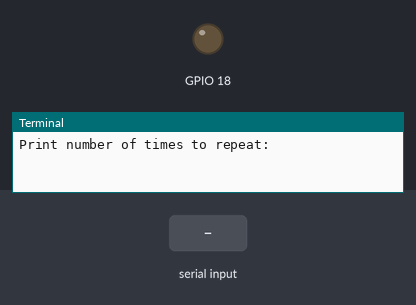
Bench run of a program on a simulated Raspberry Pi (BCM pin numbers). On the bench: output pins drawn as LEDs (lit = HIGH), the last lines printed to the terminal. The inputs (shaded band) are chosen by the test bench.

Above: at 1.2 s.
1.3 s: "5" typed at the terminal, then Enter
2.8 s: "90" typed at the terminal, then Enter
At 3.5 s:
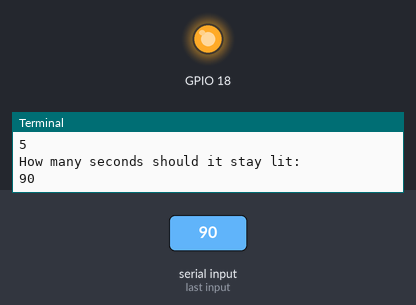
Timing chart, 0 to 5.8 s (numbered marks = the images above; inputs shaded):
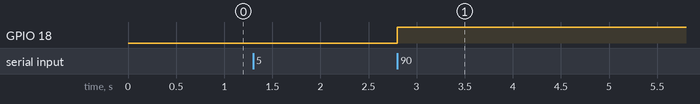

The program:

LED.py
```python
import RPi.GPIO as GPIO
import time

GPIO.setmode(GPIO.BCM)
GPIO.setwarnings(False)
GPIO.setup(18,GPIO.OUT)

count = 1
print('Print number of times to repeat: ',end="")
repeatcount = int(input())

print('How many seconds should it stay lit: ', end='')
staylit = float(input())

while count <= repeatcount:
	GPIO.output(18,GPIO.HIGH)
	time.sleep(staylit)

	GPIO.output(18,GPIO.LOW)
	time.sleep(staylit)

	count += 1
```

Measured:
- after the input at 2.8 s, GPIO 18: LOW → HIGH at once
